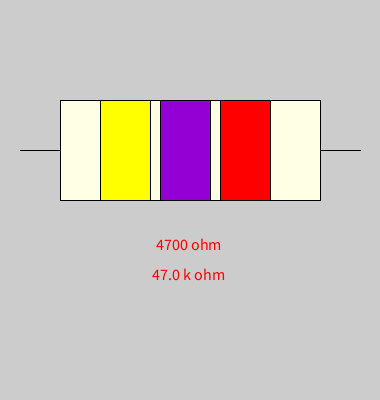
Frame 1 (no input)
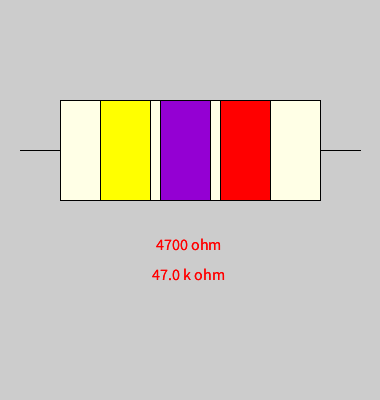
Frame 2 (the mouse pressed at the canvas centre, redrawn once)

The Processing sketch that drew these frames (run headless with seeded random() and noise(); the mouse was pressed at the canvas centre and the sketch redrawn once):

// Processing sketch: valueFromResistor
// ── valueFromResistor.pde
String resistorColors[] = { "black", "brown", "red", 
                "orange", "yellow", "green", 
                "blue", "violet", "grey", 
                "white"};

color colors[] = {  color(0), color(165,42,42), 
                    color(255,0,0), color(255,127,80), 
                    color(255, 255, 0), color(0, 255, 0),
                    color(0, 0, 255), color(148,0,211), 
                    color(100, 100, 100), color(230)
                  };


// String myResistor[] = {"brown", "black", "black"};  // 10k
// String myResistor[] = {"brown", "black", "red"};  // 1 k
String myResistor[] = {"yellow", "violet", "red"};  // 47 k
//String myResistor[] = {"red", "red", "brown"}; 

int numList[] = { 0, 0, 0 };

void setup() {
  size(380,400);
  textAlign(CENTER);
  textSize(16);
}

void draw() {
 line(20, 150, width-20, 150);
 fill(255,255,230); 
 rect(60, 100, width-120, 100);
 //noStroke();
 for (int i= 0; i < myResistor.length; i++) {
      for (int j= 0; j < resistorColors.length; j++) {
          if(myResistor[i] == resistorColors[j]) {
              println(myResistor[i], j); 
              numList[i] = j; 
              fill(colors[j]); 
              rect((i*60)+100, 100, 50, 100); 
          }
      }
  }
  
  String base = "" + numList[0] + numList[1];

  println(base); 
  println(numList[2]); 
  int powv = numList[2];
  for (int j = 0; j < powv; j++) {
    base = base + "0";
  }

 
  println(base); 
  float kohms = Float.valueOf(base);
  kohms = kohms / 100;
  text(base + " ohm ", (width/2), 250); 
  text(kohms + " k ohm ", (width/2), 280); 
  noLoop();
}
